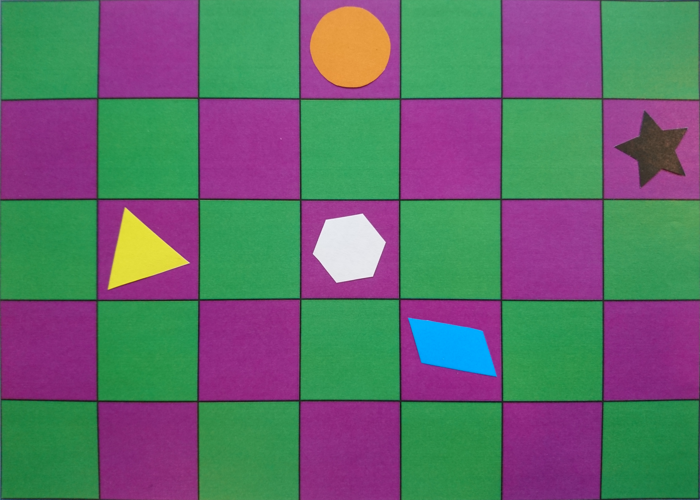
#> input picture imageproc/ex3/task5-01.tiff, 700 x 500 px, found by its file name
$ python ShapeRecognition.py   (older library calls are emulated)
#> lines starting #> are read from the running program, lines starting #| are printed output that depends on the picture; after the words box and inside, x2 and y2 are one past the last pixel; in counts of white or black regions, pixels touching at a corner belong together
#> further down, im is the input picture: shape (500, 700, 3); mean R, G, B 98.6, 107.8, 108.8
import numpy as np
from scipy import ndimage
from scipy import misc
from matplotlib import pyplot as plt
from skimage import measure


def plot(im):
    plt.figure()
    plt.imshow(im, cmap=plt.cm.gray)
    plt.axis("off")
    plt.show(block=False)

# Removes all colors from image equal to color +- variance
def removeColor(im, color, var):
#> called with color = (48, 159, 91), var = 60
    res = np.copy(im)
    r = im[:, :, 0]
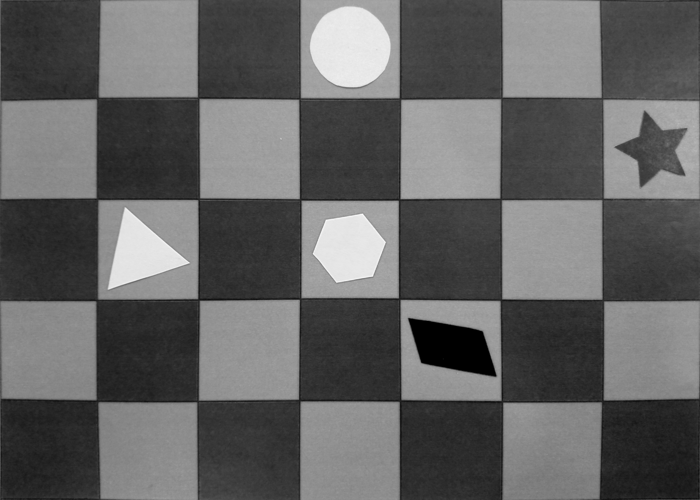
#> r: shape (500, 700); min 0, max 252, mean 98.6
    g = im[:, :, 1]
    b = im[:, :, 2]

    r_col, g_col, b_col = color
    # Create a mask for removing color values
    mask = ((r_col - var < r) & (r < r_col + var)) & ((g_col - var < g) & (g < g_col + var)) & ((b_col - var < b) & (b < b_col + var))
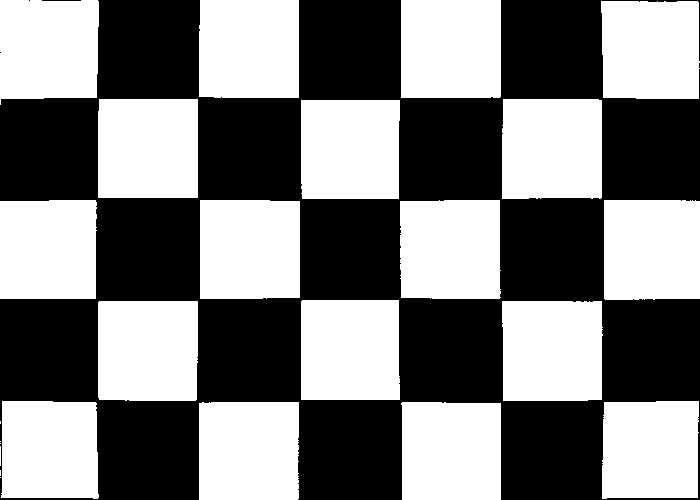
#> mask: shape (500, 700) bool; 49.8% white; 24 white regions (5 under 20 px), largest, box (x1, y1, x2, y2) and area: (98, 301, 198, 401) 9927, (502, 301, 603, 401) 9904, (502, 99, 602, 199) 9902

    res[mask, 0] = 0
    res[mask, 1] = 0
    res[mask, 2] = 0
    return res


# Outputs regionprops object from processed image. Plots and stores the processing results along the way
def shapeRecognition(im):
    # Approximate checkerboard color
    board_green = (48, 159, 91)
    board_purp = (146, 41, 130)
    # Variance in color when removing checkerboard colors
    var = 60

    # Removing colors
    removed_board = removeColor(im, board_green, var)
    removed_board = removeColor(removed_board, board_purp, var)
#> call 2 of removeColor, with color = (146, 41, 130), var = 60
#> in removeColor (call 2), `b = im[:, :, 2]`:
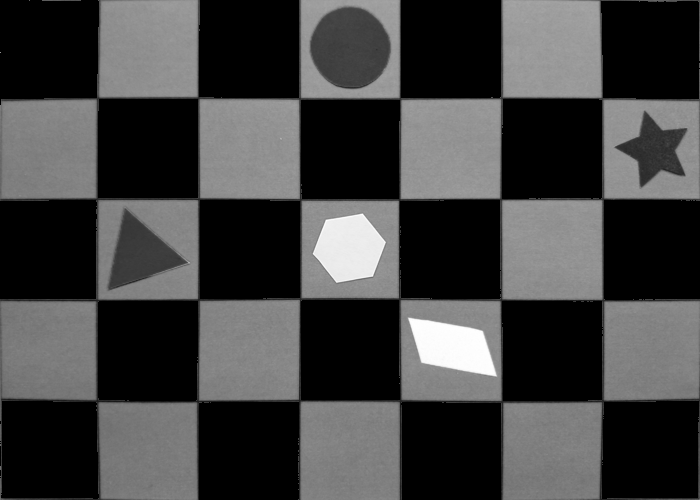
#> b: shape (500, 700); min 0, max 255, mean 65.5
#> in removeColor (call 2), `mask = ((r_col - var < r) & (r < r_col + var)) & ((g_col - var < g) & ..`:
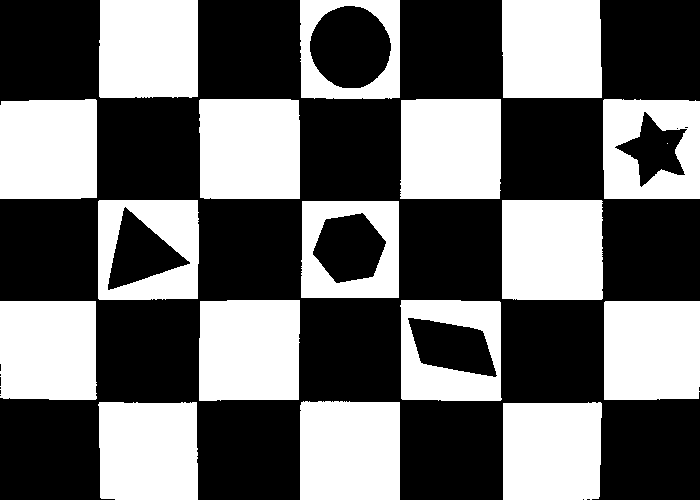
#> mask: shape (500, 700) bool; 42.2% white; 18 white regions (1 under 20 px), largest, box (x1, y1, x2, y2) and area: (502, 200, 603, 300) 10041, (199, 99, 300, 199) 9990, (199, 300, 300, 401) 9990
#> in removeColor (call 2), `res[mask, 1] = 0`:
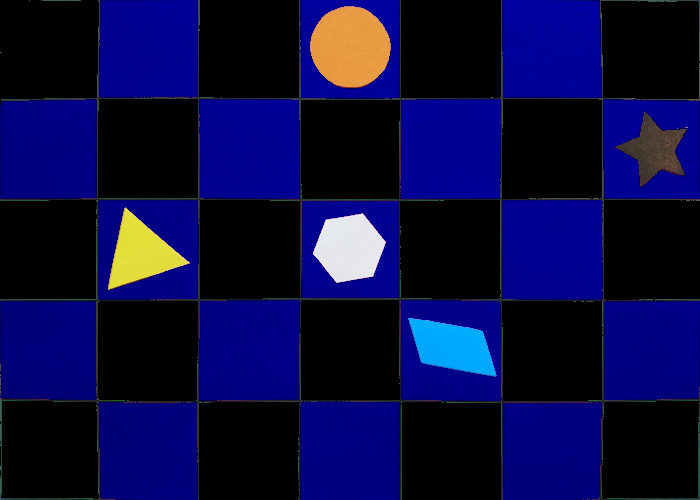
#> res: shape (500, 700, 3); mean R, G, B 9.8, 10.3, 65.5

    # Get grayscale image
    im_gray = np.dot(removed_board[..., :3], [0.299, 0.587, 0.114])

    # Get binary image
    im_bin = np.copy(im_gray)
    im_bin[im_bin != 0] = 255
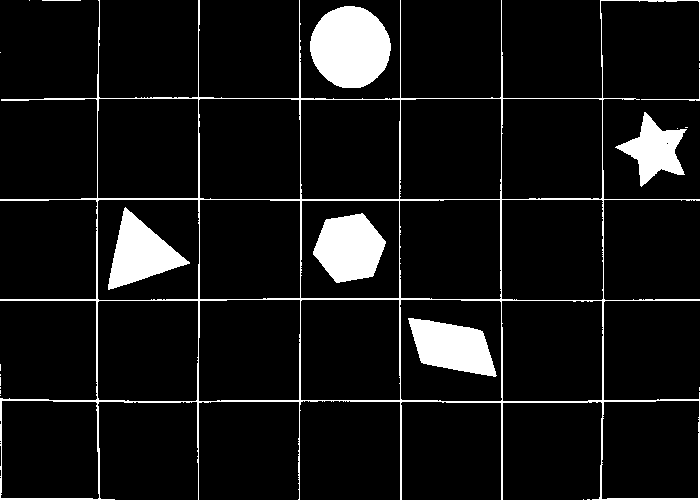
#> im_bin: shape (500, 700) float64; 8% white; 22 white regions (14 under 20 px), largest, box (x1, y1, x2, y2) and area: (0, 0, 700, 500) 10172, (310, 6, 391, 88) 5145, (313, 213, 386, 283) 3610

    # Remove the edges using opening, works since edges are pretty thin now
    i = 3 # Size of circular structuring element
    y, x = np.ogrid[-i: i + 1, -i: i + 1]
    mask = x**2+y**2 <= i**2
    im_morph = ndimage.binary_opening(input=im_bin, structure=mask)
#> im_morph: shape (500, 700) bool; 5% white; 5 white regions

    # Label using connected components algorithm
    im_label, num_features = ndimage.label(im_morph)
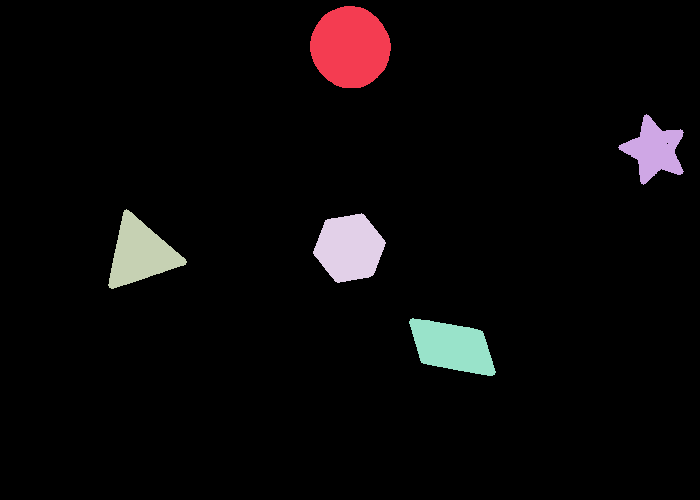
#> im_label: shape (500, 700) int32; 6 distinct labels, from 0 to 5; one colour per label, 0 black
#> num_features = 5

    # Get regionproperties for image. Containing many cools facts about the different shapes that can be used for
    # classification
    region_properties = measure.regionprops(label_image=im_label)
#> region_properties = 5 regions; box (x1, y1, x2, y2) and area: (310, 6, 391, 88) 5144, (313, 213, 386, 283) 3602, (409, 318, 496, 376) 3348, (108, 209, 187, 289) 3248, (618, 114, 684, 185) 2314

    # Save images
    misc.imsave(name + ".tiff", im)
    misc.imsave(name + "removed_board.tiff", removed_board)
    misc.imsave(name + "binary.tiff", im_bin)
#> (the run stopped early here; a loop or call above may not have finished)

$ run again, with imageproc/ex3/centroid_visualize_task5-02.tiff copied over imageproc/ex3/task5-01.tiff
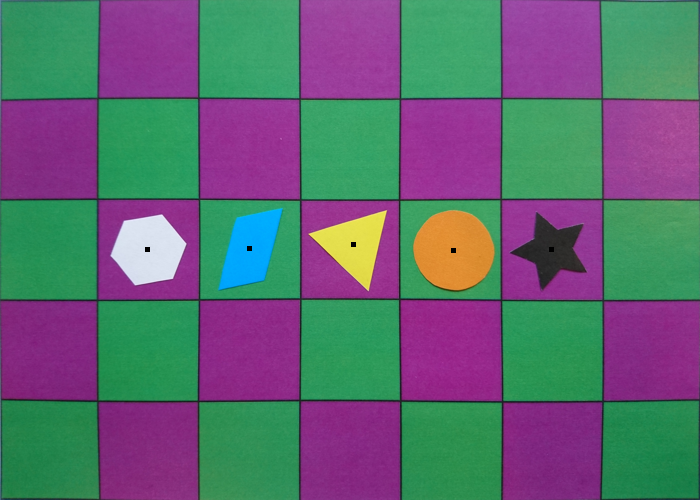
#> input picture imageproc/ex3/centroid_visualize_task5-02.tiff, 700 x 500 px, found by its file name
#> im is the input picture: shape (500, 700, 3); mean R, G, B 96.3, 103.3, 114.3
#> in removeColor, `mask = ((r_col - var < r) & (r < r_col + var)) & ((g_col - var < g) & ..`:
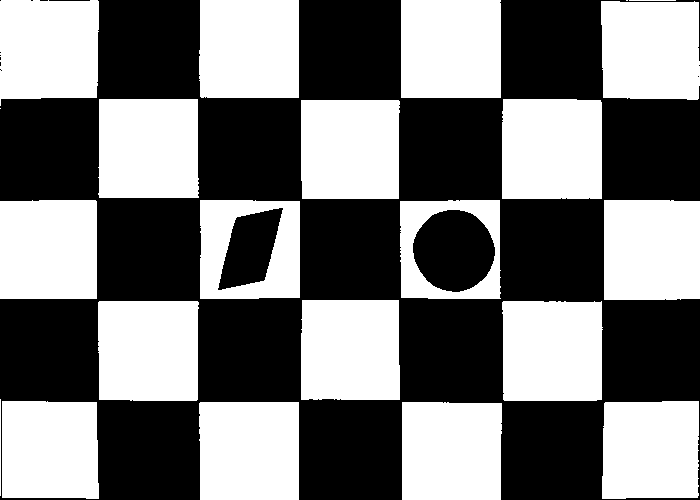
#> mask: shape (500, 700) bool; 47.4% white; 22 white regions (2 under 20 px), largest, box (x1, y1, x2, y2) and area: (502, 99, 602, 199) 9953, (98, 301, 199, 401) 9920, (502, 301, 603, 401) 9861
#> mask: shape (500, 700) bool; 44.5% white; 17 white regions, largest, box (x1, y1, x2, y2) and area: (401, 300, 502, 401) 10021, (400, 99, 501, 199) 9962, (199, 300, 300, 400) 9951
#> im_bin: shape (500, 700) float64; 8.1% white; 31 white regions (22 under 20 px), largest, box (x1, y1, x2, y2) and area: (0, 0, 700, 500) 10486, (413, 210, 495, 292) 5145, (110, 214, 187, 286) 3812
#> im_morph: shape (500, 700) bool; 5.1% white; 5 white regions
#> in shapeRecognition, `im_label, num_features = ndimage.label(im_morph)`:
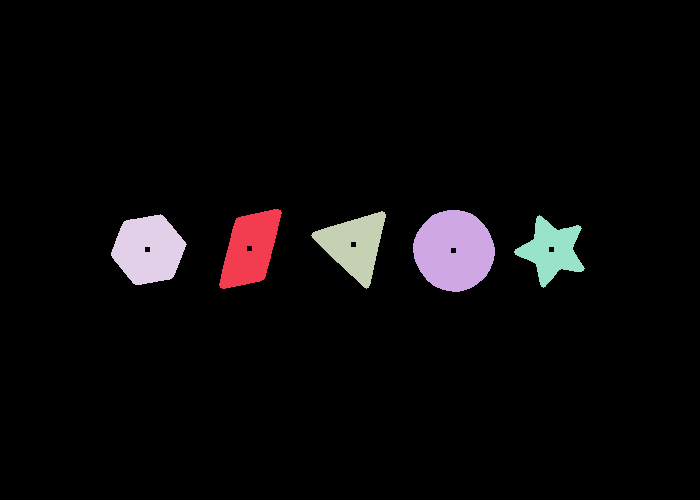
#> im_label: shape (500, 700) int32; 6 distinct labels, from 0 to 5; one colour per label, 0 black
#> num_features = 5
#> region_properties = 5 regions; box (x1, y1, x2, y2) and area: (413, 210, 495, 292) 5145, (111, 214, 187, 285) 3801, (219, 209, 282, 289) 3231, (311, 211, 386, 289) 3002, (514, 215, 585, 288) 2498

$ run again, with imageproc/ex3/centroid_visualize_task5-03.tiff copied over imageproc/ex3/task5-01.tiff
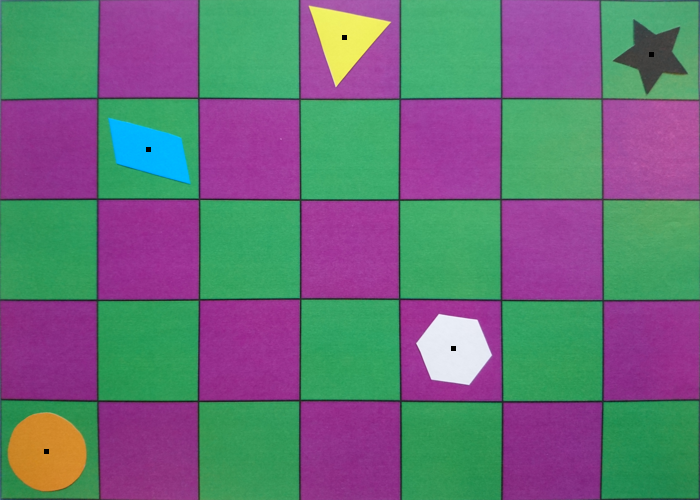
#> input picture imageproc/ex3/centroid_visualize_task5-03.tiff, 700 x 500 px, found by its file name
#> im is the input picture: shape (500, 700, 3); mean R, G, B 105.8, 112.1, 121.5
#> in removeColor, `mask = ((r_col - var < r) & (r < r_col + var)) & ((g_col - var < g) & ..`:
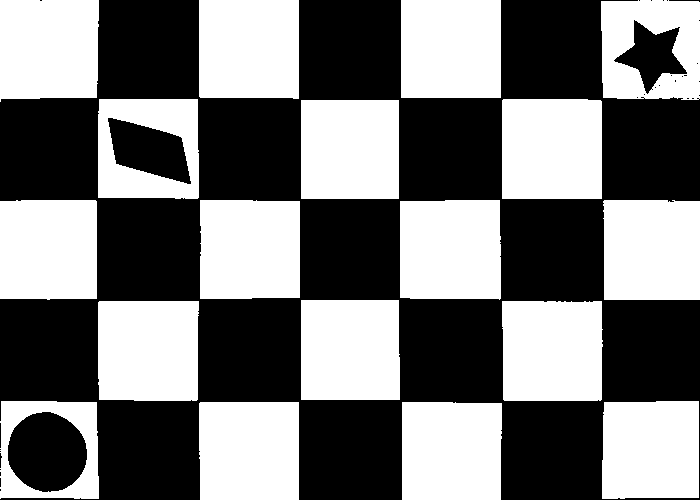
#> mask: shape (500, 700) bool; 47% white; 18 white regions, largest, box (x1, y1, x2, y2) and area: (502, 99, 602, 199) 9984, (98, 301, 199, 401) 9956, (400, 200, 501, 300) 9905
#> mask: shape (500, 700) bool; 45.4% white; 17 white regions, largest, box (x1, y1, x2, y2) and area: (98, 200, 199, 300) 10028, (400, 99, 501, 199) 10000, (502, 200, 603, 300) 10000
#> im_bin: shape (500, 700) float64; 7.6% white; 55 white regions (45 under 20 px), largest, box (x1, y1, x2, y2) and area: (0, 0, 700, 500) 8492, (8, 412, 87, 492) 4893, (416, 314, 492, 385) 3849
#> im_morph: shape (500, 700) bool; 5% white; 5 white regions
#> in shapeRecognition, `im_label, num_features = ndimage.label(im_morph)`:
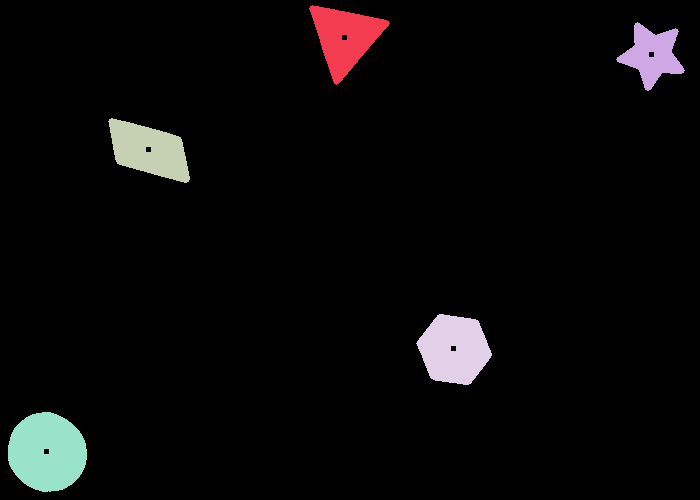
#> im_label: shape (500, 700) int32; 6 distinct labels, from 0 to 5; one colour per label, 0 black
#> num_features = 5
#> region_properties = 5 regions; box (x1, y1, x2, y2) and area: (8, 412, 87, 492) 4893, (416, 314, 492, 385) 3841, (108, 118, 190, 183) 3317, (309, 5, 390, 85) 3244, (616, 22, 685, 91) 2301
